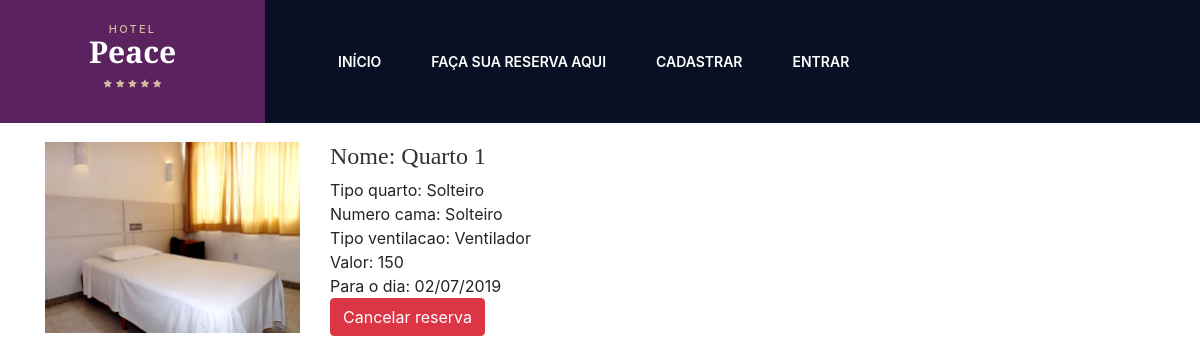
Page /MinhasReservas.php on the committed database.
### tables this page shows
CREATE TABLE IF NOT EXISTS `reserva` (
  `Id` int(11) NOT NULL AUTO_INCREMENT,
  `Id_usuario` int(11) NOT NULL,
  `Id_acomodacao` int(11) NOT NULL,
  `data` date NOT NULL,
  PRIMARY KEY (`Id`),
  KEY `Id_usuario` (`Id_usuario`) USING BTREE,
  KEY `Id_acomodacao` (`Id_acomodacao`) USING BTREE
);

CREATE TABLE IF NOT EXISTS `acomodacoes` (
  `Id` int(11) NOT NULL AUTO_INCREMENT,
  `Nome` varchar(50) NOT NULL,
  `TipoQuarto` varchar(50) NOT NULL,
  `NumeroCama` varchar(50) NOT NULL,
  `TipoVentilacao` varchar(50) NOT NULL,
  `Valor` varchar(50) NOT NULL,
  `Foto` varchar(50) NOT NULL,
  `status` varchar(45) NOT NULL,
  PRIMARY KEY (`Id`)
);

### MinhasReservas.php (the view, shortened to what this page needs)
<!DOCTYPE html>
<html>
<head>
    <link rel="stylesheet" type="text/css" href="styles/bootstrap-4.1.2/bootstrap.min.css">
    <link href="plugins/font-awesome-4.7.0/css/font-awesome.min.css" rel="stylesheet" type="text/css">
    <link href="plugins/colorbox/colorbox.css" rel="stylesheet" type="text/css">
    <link rel="stylesheet" type="text/css" href="plugins/OwlCarousel2-2.2.1/owl.carousel.css">
    <link rel="stylesheet" type="text/css" href="plugins/OwlCarousel2-2.2.1/owl.theme.default.css">
    <link rel="stylesheet" type="text/css" href="plugins/OwlCarousel2-2.2.1/animate.css">
    <link rel="stylesheet" type="text/css" href="styles/main_styles.css">
    <link rel="stylesheet" type="text/css" href="styles/responsive.css">
    <?php
        include_once("headLink.php");
    ?>
</head>
<body>
    <?php
        include_once("menu.php");
        include_once("dao/conexao.php");
                $consulta = "select reserva.Id, acomodacoes.Nome, acomodacoes.TipoQuarto, acomodacoes.NumeroCama,
                acomodacoes.TipoVentilacao, acomodacoes.Valor, acomodacoes.Foto, reserva.data FROM usuario inner join reserva on usuario.Id = reserva.Id_usuario inner
                join acomodacoes on reserva.Id_acomodacao = acomodacoes.Id where usuario.Id = 5";
                $categorias = mysqli_query($conecta,$consulta);
    ?>
    <div class='container'>
        <div class='row'>
            <div class='offset-4 col-8' style="margin-top: 50px">
            <h3> Minhas reservas</h3>
            </div>
            <?php
                while($registro = mysqli_fetch_assoc($categorias)){
                    $dataa =  date('d/m/Y',strtotime($registro['data']));
                echo "
                <div class='col-3' style='margin-top:50px'><img src='images/".$registro['Foto']."' alt='' style='width:100%'></div>
                    <div class='col-3' style='margin-top:50px'>
                        <h4>Nome: ".$registro['Nome']."</h4>
                        <span>Tipo quarto: ".   $registro['TipoQuarto']."</span><br>
                        <span>Numero cama: ".$registro['NumeroCama']."</span><br>
                        <span>Tipo ventilacao: ".$registro['TipoVentilacao']."</span><br>
                        <span>Valor: ".$registro['Valor']."</span><br>
                        <span>Para o dia: ".$dataa."</span>
                        <form action='dao/CancelarReserva.php' >
                            <input type='hidden' value='".$registro['Id']."' name='id'>
                            <button class='btn btn-danger' href=''>Cancelar reserva</button>
                        </form>
                    </div>
                    ";
                }
            ?>
        </div>
    </div>
</body>
</html>

### styles/main_styles.css (style rules this page uses)
* { margin: 0; padding: 0; -webkit-font-smoothing: antialiased; -webkit-text-shadow: rgba(0,0,0,.01) 0 0 1px; text-shadow: rgba(0,0,0,.01) 0 0 1px; }
body { font-family: 'Montserrat', sans-serif; font-size: 14px; font-weight: 400; background: #FFFFFF; color: #a5a5a5; }
div { display: block; position: relative; -webkit-box-sizing: border-box; -moz-box-sizing: border-box; box-sizing: border-box; }
h3 { font-size: 36px; }
h4 { font-size: 24px; }
h1, h2, h3, h4, h5, h6 { font-family: 'Playfair Display', serif; font-weight: 700; color: #333333; line-height: 1.25; -webkit-font-smoothing: antialiased; -webkit-text-shadow: rgba(0,0,0,.01) 0 0 1px; text-shadow: rgba(0,0,0,.01) 0 0 1px; }

### rows in the picture
reserva: Id_acomodacao.Foto (picture), Id_acomodacao.Nome "Quarto 1", Id_acomodacao.TipoQuarto "Solteiro", Id_acomodacao.NumeroCama "Solteiro", Id_acomodacao.TipoVentilacao "Ventilador", Id_acomodacao.Valor "150", data "02/07/2019"
